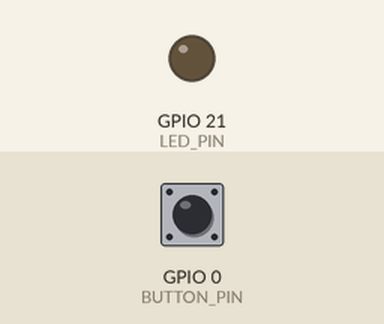
A sketch run on a simulated Seeed XIAO ESP32-S3. Shown: output pins drawn as LEDs (lit = HIGH). The inputs (shaded band) are chosen by the test bench; at power-on: GPIO 0 (BUTTON_PIN) HIGH. WiFi joins after 1.5 s; servers stay silent unless stated; I2S audio is not simulated (input reads silence); uploads are accepted with an empty reply; what the sketch prints to the serial monitor is not drawn.

Above: at 3.7 s.
3.8 s: GPIO 0 (BUTTON_PIN) pulled LOW for 1 s
At 4.26 s:
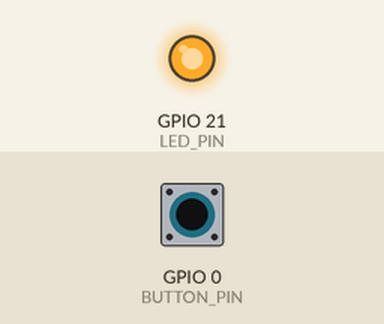
6.8 s: GPIO 0 (BUTTON_PIN) pulled LOW for 3.2 s
At 10.7 s:
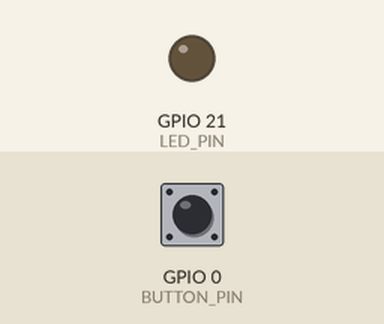
Timing chart, 0 to 12.2 s (numbered marks = the images above; inputs shaded):
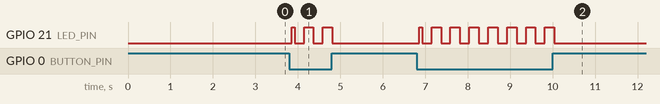

The sketch:

07_whisper.ino
```cpp
/*
 * ============================================================================
 * Example 7: Voice Command Recorder with Whisper Transcription
 * For Seeed XIAO ESP32-S3 Sense
 * ============================================================================
 *
 * WHAT THIS PROJECT DOES:
 *   - Press the onboard BOOT button to record 5 seconds of audio
 *   - Built-in LED blinks while recording
 *   - Sends audio to OpenRouter (openai/whisper-1) for transcription
 *   - Displays the transcribed command on Serial Monitor
 *
 * WHAT YOU'LL LEARN:
 *   - How to use the built-in I2S digital microphone (PDM)
 *   - Working with WiFi on compact ESP32 boards
 *   - Making HTTPS API calls from microcontrollers
 *   - Creating WAV files in memory
 *   - Handling multipart form data uploads
 *   - Digital signal processing basics (PDM to PCM conversion)
 *
 * HARDWARE REQUIRED:
 *   - Seeed Studio XIAO ESP32-S3 Sense (this is the ONLY board you need!)
 *     https://www.amazon.com/dp/B0C69FFVHH
 *   - USB-C cable for programming and power
 *   - That's it! No breadboard, no wiring, no external components!
 *
 * BOARD FEATURES USED:
 *   - Built-in PDM Digital Microphone
 *   - Built-in LED (GPIO 21)
 *   - Built-in BOOT Button (GPIO 0)
 *   - WiFi (2.4GHz)
 *   - 8MB PSRAM for audio buffer
 *
 * SETUP INSTRUCTIONS:
 *   1. Install "esp32" board support (v3.0.0+) in Arduino IDE
 *   2. Install "ESP32_I2S_PDM_Mic" library from Library Manager
 *   3. Copy secrets_template.h to secrets.h
 *   4. Fill in your WiFi credentials and OpenRouter API key
 *   5. Select Board: "XIAO_ESP32S3"
 *   6. Set PSRAM: "OPI PSRAM"
 *   7. Upload and open Serial Monitor at 115200 baud
 *
 * HOW TO USE:
 *   1. Press and hold the BOOT button (next to USB port)
 *   2. Speak your command (LED blinks while recording)
 *   3. Release button (or wait 5 seconds)
 *   4. Watch Serial Monitor for transcription
 *
 * COST ESTIMATE:
 *   - 5 seconds of audio = ~$0.000056 per command
 *   - That's 17,857 commands for $1.00!
 *
 * WHY THIS BOARD IS AMAZING:
 *   - Tiny (21x17.5mm) - smaller than a thumb!
 *   - Everything built-in (mic, camera, LED, button)
 *   - 8MB PSRAM + 8MB Flash
 *   - Only $23.99 on Amazon
 *   - Perfect for wearable/portable projects
 *
 * ============================================================================
 */

#include <WiFi.h>
#include <WiFiClientSecure.h>
#include <driver/i2s.h>
#include "secrets.h"  // Contains WIFI_SSID, WIFI_PASSWORD, OPENROUTER_API_KEY

// ============================================================================
// CONFIGURATION - Pin Definitions for XIAO ESP32-S3 Sense
// ============================================================================

// Built-in hardware pins
#define BUTTON_PIN    0     // BOOT button (built-in, press = LOW)
#define LED_PIN       21    // Built-in LED on XIAO ESP32-S3 Sense
#define I2S_PORT      I2S_NUM_0

// PDM Microphone pins (built-in on XIAO ESP32-S3 Sense)
#define I2S_WS        42    // PDM Clock
#define I2S_SD        41    // PDM Data

// ============================================================================
// CONFIGURATION - Audio Parameters
// ============================================================================

#define SAMPLE_RATE   16000  // 16kHz - perfect for voice commands
#define RECORD_TIME   5      // Record for 5 seconds
#define I2S_READ_LEN  (2 * 1024)  // Buffer size for I2S reads
#define BITS_PER_SAMPLE 16
#define CHANNELS      1      // Mono

// Calculate total audio buffer size
const int AUDIO_BUFFER_SIZE = SAMPLE_RATE * RECORD_TIME * sizeof(int16_t);

// ============================================================================
// GLOBAL VARIABLES
// ============================================================================

int16_t* audioBuffer = nullptr;  // Will hold our recorded audio
int audioBufferIndex = 0;
bool isRecording = false;
unsigned long recordStartTime = 0;

WiFiClientSecure client;

// ============================================================================
// WAV FILE HEADER STRUCTURE
// ============================================================================
// A WAV file needs a 44-byte header that tells software how to play the audio

struct WavHeader {
  // RIFF Chunk
  char riff[4] = {'R', 'I', 'F', 'F'};
  uint32_t fileSize;
  char wave[4] = {'W', 'A', 'V', 'E'};

  // Format Chunk
  char fmt[4] = {'f', 'm', 't', ' '};
  uint32_t fmtSize = 16;
  uint16_t audioFormat = 1;  // PCM
  uint16_t numChannels = CHANNELS;
  uint32_t sampleRate = SAMPLE_RATE;
  uint32_t byteRate;
  uint16_t blockAlign;
  uint16_t bitsPerSample = BITS_PER_SAMPLE;

  // Data Chunk
  char data[4] = {'d', 'a', 't', 'a'};
  uint32_t dataSize;
};

// ============================================================================
// SETUP FUNCTION - Runs once when ESP32 starts
// ============================================================================

void setup() {
  Serial.begin(115200);
  delay(1000);

  Serial.println("\n\n");
  Serial.println("============================================================");
  Serial.println("XIAO ESP32-S3 Sense - Voice Command Recorder");
  Serial.println("============================================================");
  Serial.println("Board: Seeed Studio XIAO ESP32-S3 Sense");
  Serial.println("Microphone: Built-in PDM Digital Mic");
  Serial.println("Size: 21 x 17.5mm (Thumb-sized!)");
  Serial.println("============================================================");
  Serial.println();

  // Initialize pins
  pinMode(BUTTON_PIN, INPUT_PULLUP);  // BOOT button (pressed = LOW)
  pinMode(LED_PIN, OUTPUT);
  digitalWrite(LED_PIN, LOW);

  // Allocate memory for audio buffer in PSRAM
  Serial.print("Allocating audio buffer (");
  Serial.print(AUDIO_BUFFER_SIZE / 1024);
  Serial.println(" KB) in PSRAM...");

  audioBuffer = (int16_t*)ps_malloc(AUDIO_BUFFER_SIZE);
  if (!audioBuffer) {
    Serial.println("ERROR: Failed to allocate audio buffer!");
    Serial.println("Make sure PSRAM is enabled in Tools > PSRAM > OPI PSRAM");
    while(1) { delay(1000); }
  }
  Serial.println("✓ Audio buffer allocated in PSRAM");

  // Setup I2S for built-in PDM microphone
  setupI2S();

  // Connect to WiFi
  connectWiFi();

  Serial.println();
  Serial.println("============================================================");
  Serial.println("READY! Press the BOOT button to record a voice command");
  Serial.println("(The BOOT button is next to the USB-C port)");
  Serial.println("============================================================");
  Serial.println();
}

// ============================================================================
// MAIN LOOP - Runs continuously
// ============================================================================

void loop() {
  // Check if button is pressed (LOW when pressed due to INPUT_PULLUP)
  if (digitalRead(BUTTON_PIN) == LOW && !isRecording) {
    // Small debounce delay
    delay(50);
    if (digitalRead(BUTTON_PIN) == LOW) {
      startRecording();
    }
  }

  // If we're recording, keep capturing audio
  if (isRecording) {
    captureAudio();

    // Blink LED while recording
    static unsigned long lastBlink = 0;
    if (millis() - lastBlink > 200) {
      digitalWrite(LED_PIN, !digitalRead(LED_PIN));
      lastBlink = millis();
    }

    // Check if recording time is up or button released
    if (millis() - recordStartTime >= RECORD_TIME * 1000 ||
        digitalRead(BUTTON_PIN) == HIGH) {
      stopRecording();
    }
  }

  delay(10);  // Small delay to prevent CPU hogging
}

// ============================================================================
// I2S PDM MICROPHONE SETUP
// ============================================================================

void setupI2S() {
  Serial.println("Configuring built-in PDM microphone...");

  // Configuration for PDM microphone
  i2s_config_t i2s_config = {
    .mode = (i2s_mode_t)(I2S_MODE_MASTER | I2S_MODE_RX | I2S_MODE_PDM),
    .sample_rate = SAMPLE_RATE,
    .bits_per_sample = I2S_BITS_PER_SAMPLE_16BIT,
    .channel_format = I2S_CHANNEL_FMT_ONLY_LEFT,
    .communication_format = I2S_COMM_FORMAT_STAND_I2S,
    .intr_alloc_flags = ESP_INTR_FLAG_LEVEL1,
    .dma_buf_count = 8,
    .dma_buf_len = 1024,
    .use_apll = false,
    .tx_desc_auto_clear = false,
    .fixed_mclk = 0
  };

  i2s_pin_config_t pin_config = {
    .bck_io_num = I2S_PIN_NO_CHANGE,
    .ws_io_num = I2S_WS,      // PDM Clock
    .data_out_num = I2S_PIN_NO_CHANGE,
    .data_in_num = I2S_SD     // PDM Data
  };

  // Install and start I2S driver
  esp_err_t err = i2s_driver_install(I2S_PORT, &i2s_config, 0, NULL);
  if (err != ESP_OK) {
    Serial.printf("ERROR: I2S driver install failed: %d\n", err);
    Serial.println("Make sure you selected 'XIAO_ESP32S3' as your board");
    while(1) { delay(1000); }
  }

  err = i2s_set_pin(I2S_PORT, &pin_config);
  if (err != ESP_OK) {
    Serial.printf("ERROR: I2S pin config failed: %d\n", err);
    while(1) { delay(1000); }
  }

  // Set clock for PDM mode
  i2s_set_clk(I2S_PORT, SAMPLE_RATE, I2S_BITS_PER_SAMPLE_16BIT, I2S_CHANNEL_MONO);

  Serial.println("✓ PDM microphone configured");
}

// ============================================================================
// WIFI CONNECTION
// ============================================================================

void connectWiFi() {
  Serial.print("Connecting to WiFi: ");
  Serial.println(WIFI_SSID);

  WiFi.mode(WIFI_STA);
  WiFi.begin(WIFI_SSID, WIFI_PASSWORD);

  int attempts = 0;
  while (WiFi.status() != WL_CONNECTED && attempts < 30) {
    delay(500);
    Serial.print(".");
    attempts++;
  }

  if (WiFi.status() == WL_CONNECTED) {
    Serial.println();
    Serial.print("✓ Connected! IP address: ");
    Serial.println(WiFi.localIP());
  } else {
    Serial.println();
    Serial.println("ERROR: WiFi connection failed!");
    Serial.println("Check your credentials in secrets.h");
    Serial.println("Note: XIAO ESP32-S3 only supports 2.4GHz WiFi");
    while(1) { delay(1000); }
  }

  // Configure SSL client to skip certificate validation
  // NOTE: For production, you should validate certificates!
  client.setInsecure();
}

// ============================================================================
// RECORDING FUNCTIONS
// ============================================================================

void startRecording() {
  Serial.println();
  Serial.println("🎙️  RECORDING - Speak your command now!");
  Serial.println("------------------------------------------------------------");

  isRecording = true;
  audioBufferIndex = 0;
  recordStartTime = millis();
  digitalWrite(LED_PIN, HIGH);

  // Clear the I2S buffer to remove any stale data
  i2s_zero_dma_buffer(I2S_PORT);
}

void captureAudio() {
  // Read audio data from I2S microphone
  size_t bytesRead = 0;
  int16_t i2sBuffer[I2S_READ_LEN / 2];

  esp_err_t result = i2s_read(I2S_PORT, &i2sBuffer, I2S_READ_LEN, &bytesRead, portMAX_DELAY);

  if (result == ESP_OK && bytesRead > 0) {
    int samplesRead = bytesRead / 2;

    // Copy samples to audio buffer
    for (int i = 0; i < samplesRead && audioBufferIndex < AUDIO_BUFFER_SIZE / 2; i++) {
      audioBuffer[audioBufferIndex++] = i2sBuffer[i];
    }

    // Show recording progress
    if (audioBufferIndex % (SAMPLE_RATE / 2) == 0) {
      int secondsRecorded = audioBufferIndex / SAMPLE_RATE;
      Serial.print("Recording: ");
      Serial.print(secondsRecorded);
      Serial.print("/");
      Serial.print(RECORD_TIME);
      Serial.println(" seconds");
    }
  }
}

void stopRecording() {
  isRecording = false;
  digitalWrite(LED_PIN, LOW);

  Serial.println("------------------------------------------------------------");
  Serial.println("✓ Recording complete!");
  Serial.print("Captured ");
  Serial.print(audioBufferIndex);
  Serial.print(" samples (");
  Serial.print((float)audioBufferIndex / SAMPLE_RATE, 1);
  Serial.println(" seconds)");
  Serial.println();

  // Send to Whisper for transcription
  sendToWhisper();
}

// ============================================================================
// WHISPER API FUNCTIONS
// ============================================================================

void sendToWhisper() {
  Serial.println("📤 Sending audio to Whisper API...");

  // Connect to OpenRouter
  if (!client.connect("openrouter.ai", 443)) {
    Serial.println("ERROR: Connection to openrouter.ai failed!");
    return;
  }

  // Create WAV header
  WavHeader header;
  header.dataSize = audioBufferIndex * sizeof(int16_t);
  header.fileSize = header.dataSize + 36;
  header.byteRate = SAMPLE_RATE * CHANNELS * (BITS_PER_SAMPLE / 8);
  header.blockAlign = CHANNELS * (BITS_PER_SAMPLE / 8);

  // Calculate total content length
  String boundary = "----WebKitFormBoundary7MA4YWxkTrZu0gW";
  int headerSize = sizeof(WavHeader);
  int audioDataSize = audioBufferIndex * sizeof(int16_t);
  int totalWavSize = headerSize + audioDataSize;

  // Multipart form data structure
  String formStart = "--" + boundary + "\r\n";
  formStart += "Content-Disposition: form-data; name=\"file\"; filename=\"voice.wav\"\r\n";
  formStart += "Content-Type: audio/wav\r\n\r\n";

  String formModel = "\r\n--" + boundary + "\r\n";
  formModel += "Content-Disposition: form-data; name=\"model\"\r\n\r\n";
  formModel += "openai/whisper-1\r\n";

  String formEnd = "--" + boundary + "--\r\n";

  int contentLength = formStart.length() + totalWavSize + formModel.length() + formEnd.length();

  // Send HTTP POST request
  client.println("POST /api/v1/audio/transcriptions HTTP/1.1");
  client.println("Host: openrouter.ai");
  client.print("Authorization: Bearer ");
  client.println(OPENROUTER_API_KEY);
  client.print("Content-Type: multipart/form-data; boundary=");
  client.println(boundary);
  client.print("Content-Length: ");
  client.println(contentLength);
  client.println("Connection: close");
  client.println();

  // Send multipart form data
  client.print(formStart);

  // Send WAV header
  client.write((uint8_t*)&header, sizeof(WavHeader));

  // Send audio data in chunks
  const int chunkSize = 4096;
  for (int i = 0; i < audioBufferIndex; i += chunkSize / sizeof(int16_t)) {
    int remaining = audioBufferIndex - i;
    int toSend = (remaining > chunkSize / sizeof(int16_t)) ? chunkSize / sizeof(int16_t) : remaining;
    client.write((uint8_t*)&audioBuffer[i], toSend * sizeof(int16_t));

    // Show upload progress
    if (i % (SAMPLE_RATE / 2) == 0) {
      Serial.print("Uploading: ");
      Serial.print((i * 100) / audioBufferIndex);
      Serial.println("%");
    }
  }

  client.print(formModel);
  client.print(formEnd);

  Serial.println("✓ Upload complete, waiting for response...");
  Serial.println();

  // Wait for response
  unsigned long timeout = millis();
  while (client.connected() && millis() - timeout < 10000) {
    if (client.available()) {
      String line = client.readStringUntil('\n');

      // Look for the JSON response body
      if (line.startsWith("{")) {
        Serial.println("============================================================");
        Serial.println("TRANSCRIPTION RESULT:");
        Serial.println("============================================================");

        // Parse JSON to extract text
        int textStart = line.indexOf("\"text\":\"") + 8;
        int textEnd = line.indexOf("\"", textStart);
        if (textStart > 7 && textEnd > textStart) {
          String transcription = line.substring(textStart, textEnd);
          Serial.println(transcription);
        } else {
          Serial.println(line);
        }

        Serial.println("============================================================");
        Serial.println();
        break;
      }
    }
  }

  client.stop();

  // Calculate cost
  float duration = (float)audioBufferIndex / SAMPLE_RATE;
  float cost = (duration / 3600.0) * 0.04;

  Serial.print("Audio duration: ");
  Serial.print(duration, 2);
  Serial.println(" seconds");
  Serial.print("Cost: $");
  Serial.println(cost, 6);
  Serial.println();
  Serial.println("Press BOOT button again to record another command");
  Serial.println();
}

// ============================================================================
// EDUCATIONAL NOTES FOR XIAO ESP32-S3 SENSE
// ============================================================================

/*
 * WHAT MAKES THIS BOARD SPECIAL?
 * ===============================
 *
 * 1. THUMB-SIZED (21 x 17.5mm)
 *    - Smaller than most development boards
 *    - Perfect for wearables, drones, IoT devices
 *    - Can fit inside a small enclosure
 *
 * 2. ALL-IN-ONE DESIGN
 *    - Built-in PDM microphone (no external mic needed!)
 *    - Detachable camera (OV2640, 1600x1200)
 *    - Built-in LED
 *    - Built-in BOOT button
 *    - No breadboard or wiring required!
 *
 * 3. GENEROUS MEMORY
 *    - 8MB PSRAM (for buffering audio/images)
 *    - 8MB Flash (for program storage)
 *    - SD card slot (up to 32GB FAT)
 *
 * 4. DUAL-CORE PROCESSOR
 *    - ESP32-S3 @ 240MHz
 *    - Can run WiFi on one core, processing on another
 *
 * 5. GREAT CONNECTIVITY
 *    - WiFi 2.4GHz (100m+ range with antenna)
 *    - Bluetooth LE 5.0
 *    - USB-C (programming + power)
 *
 * PDM vs I2S MICROPHONES
 * =======================
 *
 * The XIAO's built-in mic uses PDM (Pulse Density Modulation):
 *   - Simpler than I2S (only needs 2 wires: Clock + Data)
 *   - Common in smartphones and true wireless earbuds
 *   - We convert PDM → PCM (Pulse Code Modulation) for Whisper
 *
 * I2S (like INMP441) uses 4 wires: Clock, Word Select, Data, Ground
 *   - More complex but more flexible
 *   - PDM is essentially a simplified I2S variant
 *
 * MEMORY LAYOUT ON XIAO ESP32-S3
 * ===============================
 *
 * Internal SRAM (512KB):
 *   - OS/WiFi stack (~200KB)
 *   - Your program code (~50KB)
 *   - Variables and stack (~262KB free)
 *
 * External PSRAM (8MB):
 *   - Audio buffer (160KB for 5 seconds)
 *   - Image buffer (if using camera)
 *   - Remaining 7.8MB for your data!
 *
 * WHY 16KHZ FOR VOICE?
 * ====================
 *
 * Human voice frequency range: 85Hz - 8kHz
 * Nyquist theorem: Sample rate must be 2x highest frequency
 * 16kHz captures everything up to 8kHz (perfect for voice)
 *
 * Comparison:
 *   - Telephone quality: 8kHz
 *   - Voice commands: 16kHz ← We use this!
 *   - Music: 44.1kHz (CD quality)
 *   - High-res audio: 96kHz/192kHz
 *
 * POWER CONSUMPTION
 * =================
 *
 * Typical current draw:
 *   - Deep sleep: 14µA
 *   - Light sleep: 240µA
 *   - Idle (WiFi off): 20mA
 *   - Active (WiFi on): 80-120mA
 *   - Recording audio: 100mA
 *   - Camera capture: 150mA
 *
 * Battery life with 1000mAh LiPo:
 *   - Recording 10 commands/day: ~2 weeks
 *   - Always listening (wake word): ~1 day
 *   - Deep sleep (wake on button): ~2 months
 *
 * PROJECT IDEAS WITH THIS BOARD
 * ==============================
 *
 * Beginner:
 *   - Voice-activated LED strip controller
 *   - Smart doorbell (camera + voice notes)
 *   - Portable voice memo recorder
 *
 * Intermediate:
 *   - Wearable voice assistant (clip to shirt)
 *   - Pet treat dispenser (voice activated)
 *   - Voice-controlled robot car
 *
 * Advanced:
 *   - Real-time language translator
 *   - Bird song identifier (record + classify)
 *   - Security camera with voice alerts
 *   - Voice-controlled drone
 *
 * COST ANALYSIS
 * =============
 *
 * Hardware:
 *   - XIAO ESP32-S3 Sense: $23.99
 *   - USB-C cable: $3 (if you don't have one)
 *   - Total: ~$27
 *
 * Software (per command):
 *   - 5 seconds @ $0.04/hour = $0.000056
 *   - 1000 commands = $0.056
 *   - 10000 commands = $0.56
 *
 * Compare to other voice platforms:
 *   - Google Cloud Speech: $0.006 per 15 seconds = $0.002/command (35x more!)
 *   - AWS Transcribe: $0.024 per minute = $0.002/command (35x more!)
 *   - openai/whisper-1 via OpenRouter: ~$0.006/minute of audio
 */
```

Source omitted: secrets_template.h (2263 bytes)

Measured:
- after the input at 3.8 s, GPIO 21 (LED_PIN): LOW → HIGH after 0.06 s, then repeats every 0.44 s: LOW 0.22 s, HIGH 0.22 s, until it stays LOW from 4.8 s
- after the input at 6.8 s, GPIO 21 (LED_PIN): LOW → HIGH after 0.06 s, then repeats every 0.44 s: LOW 0.22 s, HIGH 0.22 s, until it stays LOW from 10.0 s
